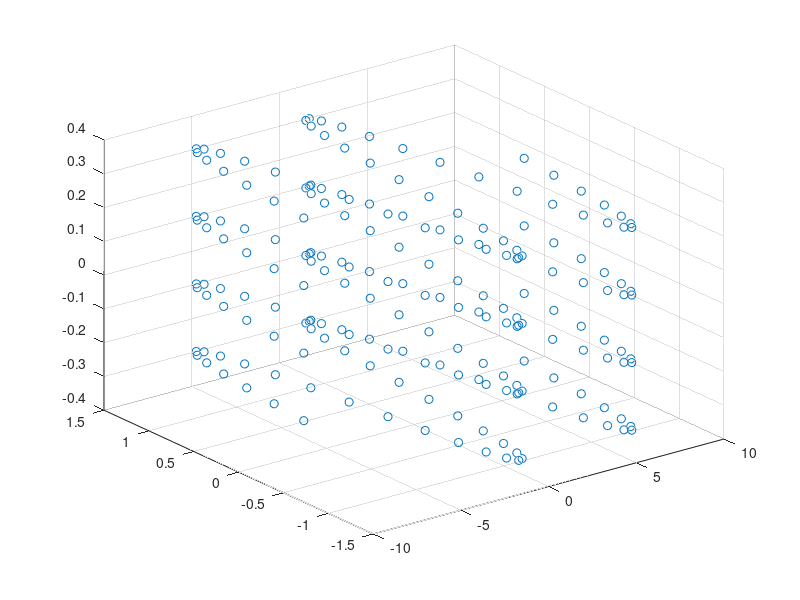

Source code (MATLAB):
% High-Density Mario Kart Style Sin Wave - RustMat Performance Demo
% This showcases RustMat's high-performance 3D point cloud capabilities

% Generate dense sin wave coordinates using linspace
x_points = linspace(-2*pi, 2*pi, 50);  % 50 points along X

% Create the point cloud arrays
x_coords = [];
y_coords = [];
z_coords = [];

% Generate sin wave with multiple Z layers for cubic density
wave_amplitude = 1.5;
z_layers = [-0.3, -0.1, 0.1, 0.3];  % 4 Z layers

% Build the 3D cubic sin wave
for z_layer = z_layers
    for x = x_points
        y = wave_amplitude * sin(x);
        x_coords = [x_coords, x];
        y_coords = [y_coords, y];
        z_coords = [z_coords, z_layer];
    end
end

% This creates 200 points total (50 x-points * 4 z-layers)
% Render the high-performance cubic sin wave
scatter3(x_coords, y_coords, z_coords)